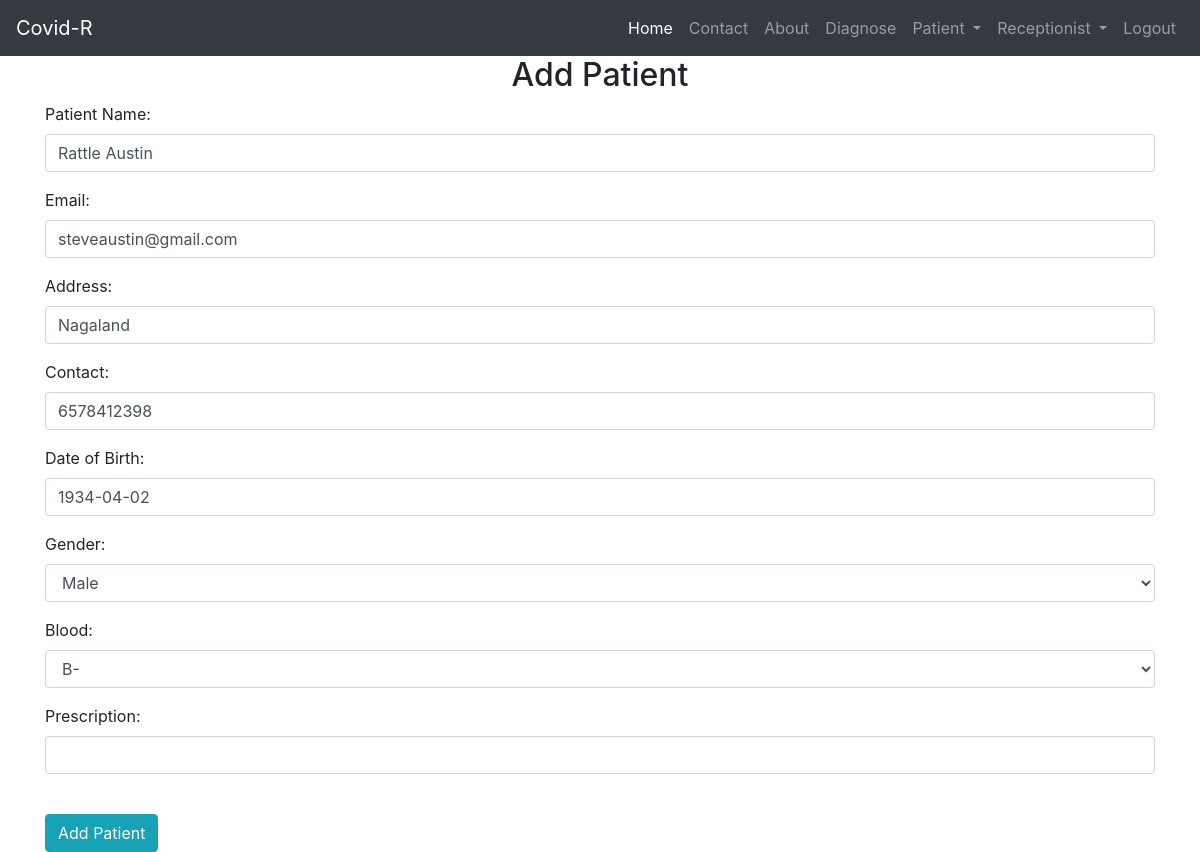
/patient/3/update/ (signed in), run on the app's committed database.
### prescription/models.py (models this page shows, shortened)
class Patient(models.Model):
    name = models.CharField('Patient Name',max_length=30)
    email = models.EmailField('Email' ,max_length = 90)
    address = models.CharField('Address',max_length = 50)
    contact = models.IntegerField('Contact', validators = [MaxValueValidator(9999999999)])
    dob = models.DateField('Date of Birth')
    gender = models.CharField('Gender',max_length = 20, choices=GENDER)
    blood = models.CharField('Blood',max_length = 10,choices=BLOOD)
    prescription = models.TextField('Prescription', null=True, blank=True)

### prescription/views.py (the view, shortened to what this page needs)
# urls.py: path('patient/<int:id>/update/', UpdatePatient.as_view(), name='update'),
class UpdatePatient(DoctorRequiredMixin, UpdateView):
    template_name = "add_patient.html"
    form_class = PatientForm
    success_url = reverse_lazy("prescription:viewpatient")
    def get_context_data(self, **kwargs):
        context = super().get_context_data(**kwargs)
        return context
    def get_object(self):
        id_ = self.kwargs.get("id")
        return get_object_or_404(Patient, id=id_)

### prescription/views.py (called while the page is built)
    def dispatch(self, request, *args, **kwargs):
        if request.user.is_authenticated and Doctor.objects.filter(user=request.user).exists():
            pass
        else:
            return redirect("/doctorlogin/")
        return super().dispatch(request, *args, **kwargs)

### prescription/templates/add_patient.html (shortened to what this page needs)
{% include 'base.html' %}
{% include 'doctor_nav.html' %}
{% block content %}
<div class="container">
    <h2 class="text-center">Add Patient</h2>
    <form method="POST">
        {{form.as_p}}
         <br>
        <button class="btn btn-info">Add Patient</button>
    </form>
</div>
{% endblock content %}

### data on the page
Patient: name "Rattle Austin", email "steveaustin@gmail.com", address "Nagaland", contact "6578412398", dob "1934-04-02", gender "Male", blood "B-"
